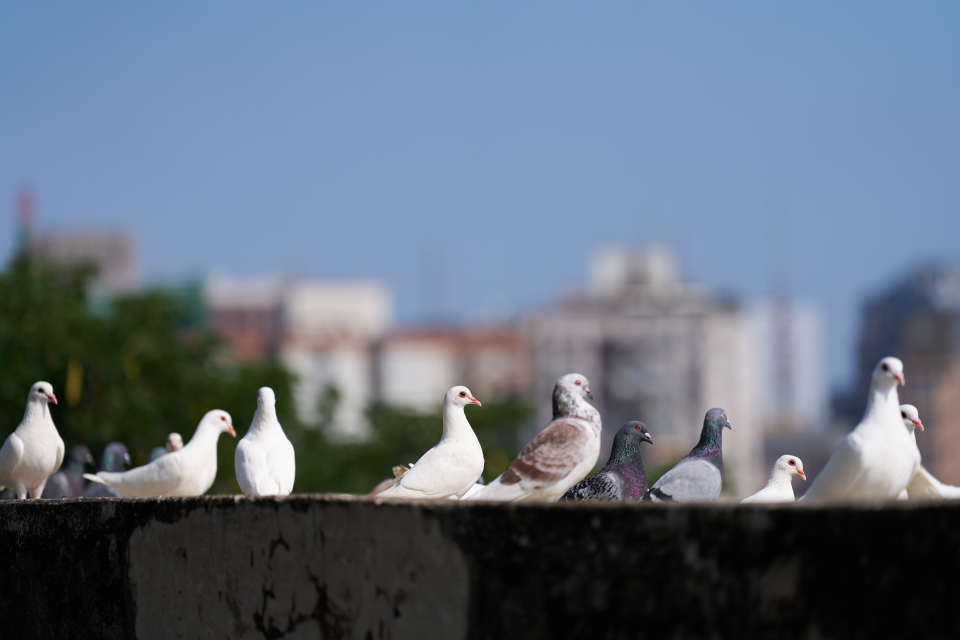
#> input picture assets_aux/Bird_DSC02510.jpg, 3840 x 2560 px (shown at 1/4 size)
$ python prepare_nbg_inputs.py ../assets_aux out.png 100 100
#> lines starting #> are read from the running program, lines starting #| are printed output that depends on the picture
"""Produce explicit image tensor candidates and record the inverse geometry."""

import argparse
import hashlib
import json
from pathlib import Path

import numpy as np
from PIL import Image, ImageOps


def prepare(path, width, height, mode, pad, channels, layout):
#> called with width = 100, height = 100, mode = 'letterbox', pad = 128, channels = 'rgb', layout = 'chw'
    with Image.open(path) as source:
#> source is the input picture: PIL image 3840x2560 RGB; mean R, G, B 100.1, 112.2, 128.3
        image = ImageOps.exif_transpose(source).convert("RGB")
    return prepare_rgb(image, width, height, mode, pad, channels, layout)


def prepare_rgb(image, width, height, mode, pad, channels, layout):
#> called with width = 100, height = 100, mode = 'letterbox', pad = 128, channels = 'rgb', layout = 'chw'
    iw, ih = image.size
#> iw = 3840; ih = 2560
    if mode == "letterbox":
        ratio = min(width / iw, height / ih)
#> ratio = 0.026
        rw, rh = max(1, round(iw * ratio)), max(1, round(ih * ratio))
#> rw = 100; rh = 67
    else:
        rw, rh = width, height
    left, top = (width - rw) // 2, (height - rh) // 2
#> left = 0; top = 16
    raster = Image.new("RGB", (width, height), (pad,) * 3)
#> raster: PIL image 100x100 RGB; every value is 128
    raster.paste(image.resize((rw, rh), Image.Resampling.BILINEAR), (left, top))
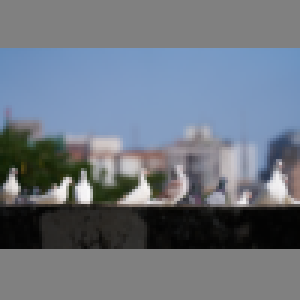
#> raster: PIL image 100x100 RGB (shown 3 times larger); mean R, G, B 109.3, 117.4, 128.2
    data = np.asarray(raster)
    if channels == "bgr":
        data = data[..., ::-1]
    if layout == "chw":
        data = data.transpose(2, 0, 1)
    return data.tobytes(), {
        "source_size": [iw, ih],
        "input_size": [width, height],
        "resized": [rw, rh],
        "offset": [left, top],
        "scale_xy": [rw / iw, rh / ih],
        "channel_order": channels,
        "storage": layout,
        "pad": pad,
    }


def main():
    cli = argparse.ArgumentParser(description=__doc__)
    cli.add_argument("images", type=Path)
    cli.add_argument("output", type=Path)
    cli.add_argument("width", type=int)
    cli.add_argument("height", type=int)
    cli.add_argument("--mode", choices=("letterbox", "stretch"), default="letterbox")
    cli.add_argument("--pad", type=int, choices=range(256), default=128, metavar="0..255")
    cli.add_argument("--channels", choices=("rgb", "bgr"), default="rgb")
    cli.add_argument("--layout", choices=("chw", "hwc"), default="chw")
    args = cli.parse_args()
    if min(args.width, args.height) < 1:
        cli.error("dimensions must be positive")
    photos = sorted(args.images.glob("*.jpg"))
    if not photos:
        cli.error("no JPG input images")
    args.output.mkdir(parents=True, exist_ok=False)
    manifest = {}
    for path in photos:
        data, geometry = prepare(path, args.width, args.height, args.mode,
                                 args.pad, args.channels, args.layout)
#> geometry = {'source_size': [3840, 2560], 'input_size': [100, 100], 'resized': [100, 67], 'offset': [0, 16], 'scale_xy': [0.026, 0.0262], 'channel_order': 'rgb', 'storage': 'chw', 'pad': 128}
        filename = f"{path.stem}.raw"
        (args.output / filename).write_bytes(data)
        manifest[filename] = dict(
            geometry, source=str(path), sha256=hashlib.sha256(data).hexdigest()
        )
#> pass 2 of the loop in main, `for path in photos:`:
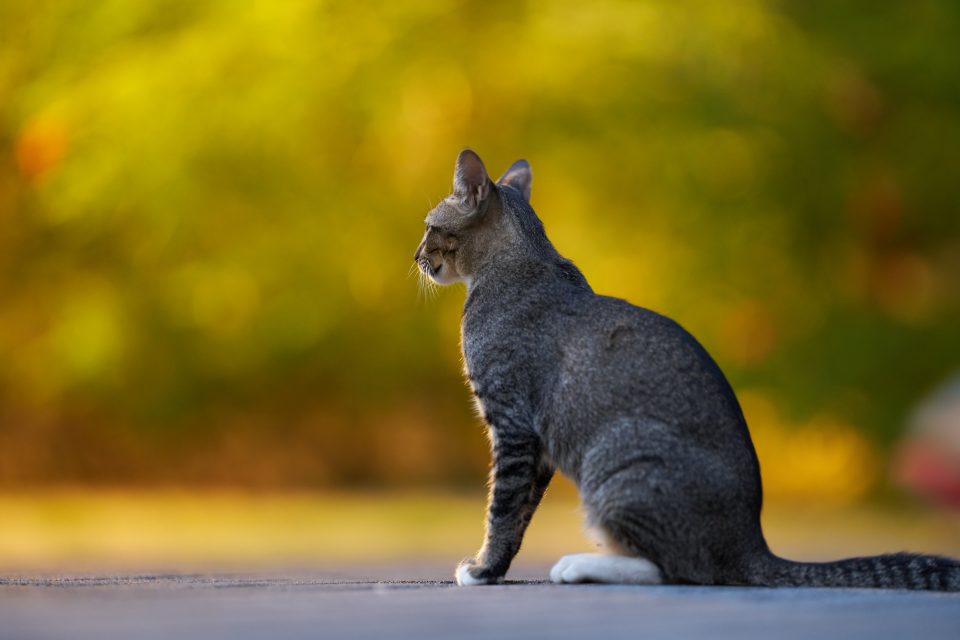
#> input picture assets_aux/Cat_DSC04051.jpg, 3840 x 2560 px (shown at 1/4 size)
#> in prepare, source is the input picture: PIL image 3840x2560 RGB; mean R, G, B 126.6, 109.4, 33.8
#> in prepare_rgb (call 2), `raster.paste(image.resize((rw, rh), Image.Resampling.BILINEAR), (left,..`:
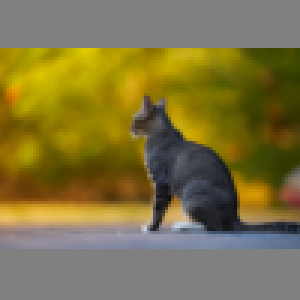
#> raster: PIL image 100x100 RGB (shown 3 times larger); mean R, G, B 127.1, 115.5, 64.9
    (args.output / "manifest.json").write_text(
        json.dumps(manifest, indent=2) + "\n", encoding="utf-8"
    )


if __name__ == "__main__":
    main()
